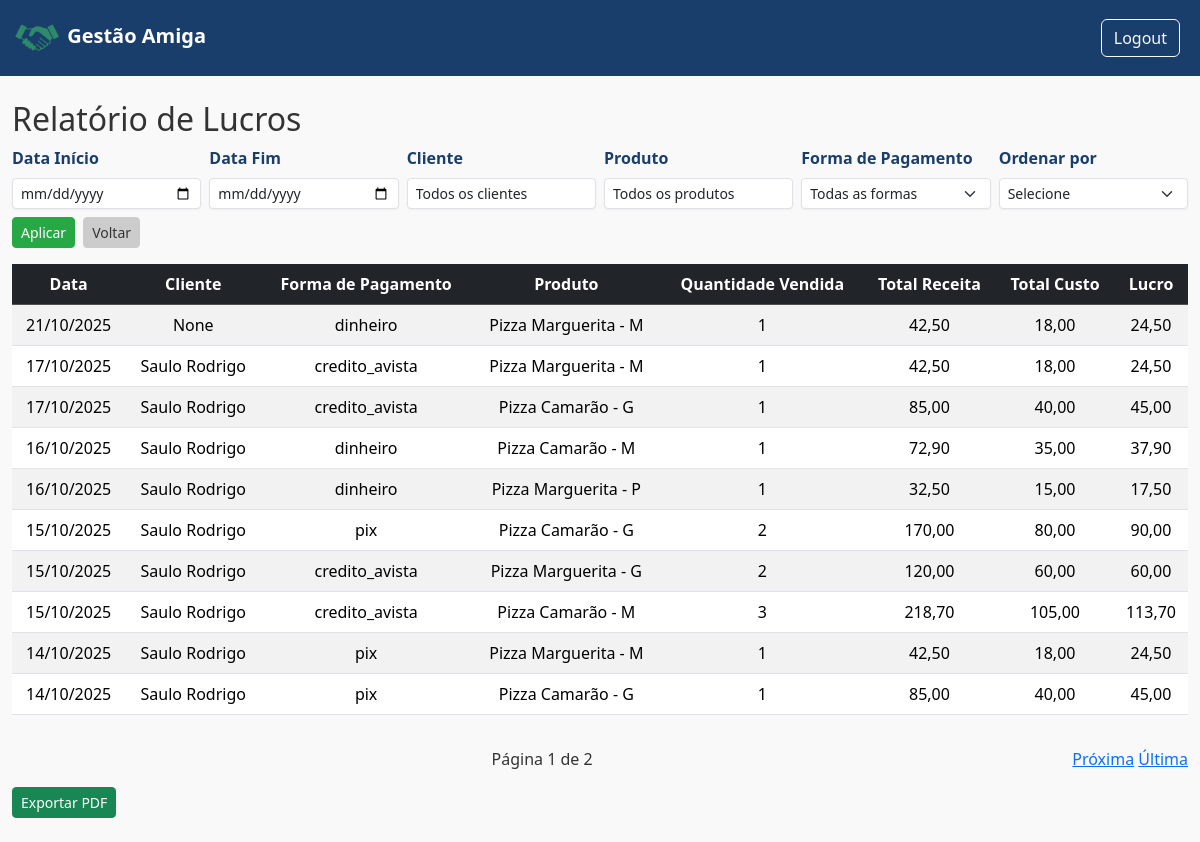
The page /loja/9/relatorio_lucros/ (signed in) on the database its author committed.
### gestao/models.py (models this page shows, shortened)
class Venda(models.Model):
    FORMAS_PAGAMENTO = [
        ('dinheiro', 'Espécie'),
        ('pix', 'PIX'),
        ('debito', 'Débito'),
        ('credito_avista', 'Crédito à vista'),
        ('credito_parcelado', 'Crédito Parcelado'),
    ]
    loja = models.ForeignKey(Loja, on_delete=models.CASCADE, related_name="vendas", default=1)
    cliente = models.ForeignKey(Cliente, on_delete=models.CASCADE, related_name="vendas_cliente", blank = True, null = True)
    forma_pagamento = models.CharField(max_length=20, choices=FORMAS_PAGAMENTO, default='dinheiro')
    parcelas = models.IntegerField(default=1)
    data = models.DateTimeField(auto_now_add=True)
    valor_total = models.DecimalField(max_digits=10, decimal_places=2, default=0)

class Produto(models.Model):
    loja = models.ForeignKey(Loja, related_name='produtos', on_delete=models.CASCADE)
    nome = models.CharField(max_length=100)
    descricao = models.CharField(max_length=100, default="---")
    preco_compra = models.DecimalField(max_digits=8, decimal_places=2, default=0)
    preco_venda = models.DecimalField(max_digits=8, decimal_places=2, default=1)
    estoque = models.IntegerField()
    def __str__(self):
        return self.nome

class Cliente(models.Model):
    usuario = models.ForeignKey(User, on_delete=models.CASCADE)
    loja = models.ForeignKey(Loja, on_delete=models.CASCADE, default=1)
    nome = models.CharField(max_length=100)
    email = models.EmailField(blank=True, null=True)
    telefone = models.CharField(max_length=20, blank = True, null=True)
    endereco = models.TextField(blank = True, null=True)
    data_cadastro = models.DateTimeField(auto_now_add=True)
    total_compras = models.IntegerField(default=0)
    def __str__(self):
        return self.nome

### gestao/views.py (the view)
# urls.py: path('loja/<int:loja_id>/relatorio_lucros/', views.relatorio_lucros, name='relatorio_lucros'),
@login_required
def relatorio_lucros(request, loja_id):
    loja = request.user.lojas.get(id=loja_id)
    itens = ItemVenda.objects.filter(venda__loja=loja).select_related('venda', 'produto')
    form = FiltroRelatorioForm(request.GET or None)
    if form.is_valid():
        data_inicio = form.cleaned_data.get('data_inicio')
        data_fim = form.cleaned_data.get('data_fim')
        cliente = form.cleaned_data.get('cliente')
        produto = form.cleaned_data.get('produto')
        forma_pagamento = form.cleaned_data.get('forma_pagamento')
        ordenar_por = form.cleaned_data.get('ordenar_por')
        if data_inicio:
            itens = itens.filter(venda__data__gte=data_inicio)
        if data_fim:
            itens = itens.filter(venda__data__lte=data_fim)
        if cliente:
            itens = itens.filter(venda__cliente=cliente)
        if produto:
            itens = itens.filter(produto=produto)
        if forma_pagamento:
            itens = itens.filter(venda__forma_pagamento=forma_pagamento)
        if ordenar_por == 'data_desc':
            itens = itens.order_by('-data')
        elif ordenar_por == 'data_asc':
            itens = itens.order_by('data')
        elif ordenar_por == 'quantidade_desc':
            itens = itens.order_by('-quantidade')
        elif ordenar_por == 'quantidade_asc':
            itens = itens.order_by('quantidade')
        elif ordenar_por == 'lucro_desc':
            itens = sorted(
                itens,
                key=lambda x: (x.preco_unitario - x.produto.preco_compra) * x.quantidade - x.desconto,
                reverse=True
            )
        elif ordenar_por == 'lucro_asc':
            itens = sorted(
                itens,
                key=lambda x: (x.preco_unitario - x.produto.preco_compra) * x.quantidade - x.desconto
            )
        else:
            itens = itens.order_by('-id')
    else:
        itens = itens.order_by('-id')
    paginator = Paginator(itens, 10)
    page_number = request.GET.get('page')
    page_obj = paginator.get_page(page_number)
    relatorio = []
    for item in page_obj:
        custo_total = item.produto.preco_compra * item.quantidade
        receita_total = (item.preco_unitario * item.quantidade) - item.desconto
        lucro = receita_total - custo_total
        relatorio.append({
            'produto': item.produto.nome,
            'descricao': item.produto.descricao,
            'data': item.venda.data,
            'cliente': item.venda.cliente,
            'forma_pagamento': item.venda.forma_pagamento,
            'quantidade_vendida': item.quantidade,
            'total_receita': receita_total,
            'total_custo': custo_total,
            'lucro': lucro,
        })
    return render(request, 'financeiro/relatorio_lucros.html', {
        'loja_id': loja_id,
        'form': form,
        'relatorio': relatorio,
        'page_obj': page_obj
    })

### gestao/forms.py
class FiltroRelatorioForm(forms.Form):
    data_inicio = forms.DateField(
        required=False,
        widget=forms.DateInput(attrs={'type': 'date'})
        )
    data_fim = forms.DateField(
        required=False,
        widget=forms.DateInput(attrs={'type': 'date'})
    )
    cliente = forms.ModelChoiceField(
        queryset=Cliente.objects.all(),
        required=False,
        empty_label="Todos os clientes"
    )
    produto = forms.ModelChoiceField(
        queryset=Produto.objects.all(),
        required=False,
        empty_label="Todos os produtos"
    )
    forma_pagamento = forms.ChoiceField(
        choices=[("", "Todas as formas")] + FORMAS_PAGAMENTO,
        required=False
    )
    ordenar_por = forms.ChoiceField(
        choices=ORDEM_OPCOES,
        required=False
    )

### templates/financeiro/relatorio_lucros.html (shortened to what this page needs)
{% extends 'base.html' %}
{% block content %}
{% load widget_tweaks %}
<h2>Relatório de Lucros</h2>
<form method="get" class="row g-2 align-items-end mb-3">
    <div class="col-md-2">
        <label for="id_data_inicio" class="form-label">Data Início</label>
        {{ form.data_inicio|add_class:"form-control form-control-sm" }}
    </div>
    <div class="col-md-2">
        <label for="id_data_fim" class="form-label">Data Fim</label>
        {{ form.data_fim|add_class:"form-control form-control-sm" }}
    </div>
    <div class="col-md-2">
        <label for="id_cliente" class="form-label">Cliente</label>
        {{ form.cliente|add_class:"form-control form-control-sm" }}
    </div>
    <div class="col-md-2">
        <label for="id_produto" class="form-label">Produto</label>
        {{ form.produto|add_class:"form-control form-control-sm" }}
    </div>
    <div class="col-md-2">
        <label for="id_forma_pagamento" class="form-label">Forma de Pagamento</label>
        {{ form.forma_pagamento|add_class:"form-select form-select-sm" }}
    </div>
    <div class="col-md-2">
        <label for="id_ordenacao" class="form-label">Ordenar por</label>
        {{ form.ordenar_por|add_class:"form-select form-select-sm" }}
    </div>
    <div class="col-md-2 d-flex gap-2">
        <button type="submit" class="btn btn-primary btn-sm">Aplicar</button>
        <a href="{% url 'dashboard_loja' loja_id %}" class="btn btn-secondary btn-sm">Voltar</a>
    </div>
</form>
<div class="table-responsive mt-3">
    <table class="table table-striped table-hover">
        <thead class="table-dark">
            <tr style="text-align: center;">
                <th>Data</th>
                <th>Cliente</th>
                <th>Forma de Pagamento</th>
                <th>Produto</th>
                <th>Quantidade Vendida</th>
                <th>Total Receita</th>
                <th>Total Custo</th>
                <th>Lucro</th>
            </tr>
        </thead>
        <tbody>
            {% for item in relatorio %}
            <tr style="text-align: center;">
                <td>{{ item.data|date:"d/m/Y" }}</td>
                <td>{{ item.cliente }}</td>
                <td>{{ item.forma_pagamento }}</td>
                <td>{{ item.produto }} - {{ item.descricao }}</td>
                <td>{{ item.quantidade_vendida }}</td>
                <td>{{ item.total_receita }}</td>
                <td>{{ item.total_custo }}</td>
                <td>{{ item.lucro }}</td>
            </tr>
            {% empty %}
            <tr>
                <td colspan="8" class="text-center"><em>Nenhum resultado encontrado.</em></td>
            </tr>
            {% endfor %}
        </tbody>
    </table>
</div>
<div class="d-flex justify-content-between align-items-center mt-3">
    <span>Página {{ page_obj.number }} de {{ page_obj.paginator.num_pages }}</span>
    <div>
        {% if page_obj.has_next %}
            <a href="?page={{ page_obj.next_page_number }}">Próxima</a>
            <a href="?page={{ page_obj.paginator.num_pages }}">Última</a>
        {% endif %}
    </div>
</div>
<form method="post" action="{% url 'exportar_relatorio_pdf' loja_id=loja_id %}" class="mt-3">
    <button type="submit" class="btn btn-success btn-sm">Exportar PDF</button>
</form>
{% endblock %}

### static/css/estilo.css (style rules this page uses)
:root { --cor-fundo: #f9f9f9; --cor-primaria: #1a3e6b; --cor-secundaria: #28a745; --cor-texto: #333333; --cor-borda: #e0e0e0; }
body { background-color: var(--cor-fundo); color: var(--cor-texto); }
.btn-primary { background-color: var(--cor-secundaria); border-color: var(--cor-secundaria); color: white; }
.btn-secondary { background-color: #cccccc; border-color: #cccccc; color: #333333; }
form label { display: block; font-weight: 600; color: var(--cor-primaria); margin-bottom: 5px; }
form input, form select, form textarea { width: 100%; padding: 10px 12px; border: 1px solid var(--cor-borda); border-radius: 6px; font-size: 1rem; background-color: #fff; color: var(--cor-texto); transition: all 0.3s ease; box-shadow: 0 1px 2px rgba(0,0,0,0.05); }

### rows shown on the page
Venda: data "21/10/2025", forma_pagamento "dinheiro"
Produto: produto "Pizza Marguerita"
Cliente: data "17/10/2025", cliente "Saulo Rodrigo", forma_pagamento "credito_avista", produto "Pizza Marguerita", descricao "M", quantidade_vendida "1", total_receita "42,50", total_custo "18,00", lucro "24,50", produto "Pizza Camarão", descricao "G", total_receita "85,00", total_custo "40,00", lucro "45,00", data "16/10/2025", forma_pagamento "dinheiro", total_receita "72,90", total_custo "35,00", lucro "37,90", descricao "P", total_receita "32,50", total_custo "15,00", lucro "17,50", data "15/10/2025", forma_pagamento "pix", quantidade_vendida "2", total_receita "170,00", total_custo "80,00", lucro "90,00", data "14/10/2025"
Cliente: data "15/10/2025", cliente "Saulo Rodrigo", forma_pagamento "credito_avista", produto "Pizza Marguerita", descricao "G", quantidade_vendida "2", total_receita "120,00", total_custo "60,00", lucro "60,00", produto "Pizza Camarão", descricao "M", quantidade_vendida "3", total_receita "218,70", total_custo "105,00", lucro "113,70"

### other values the page prints
{{ item.cliente }} "None"
{{ item.descricao }} "M"
{{ item.quantidade_vendida }} "1"
{{ item.total_receita }} "42,50"
{{ item.total_custo }} "18,00"
{{ item.lucro }} "24,50"
{{ page_obj.number }} "1"
{{ page_obj.paginator.num_pages }} "2"
